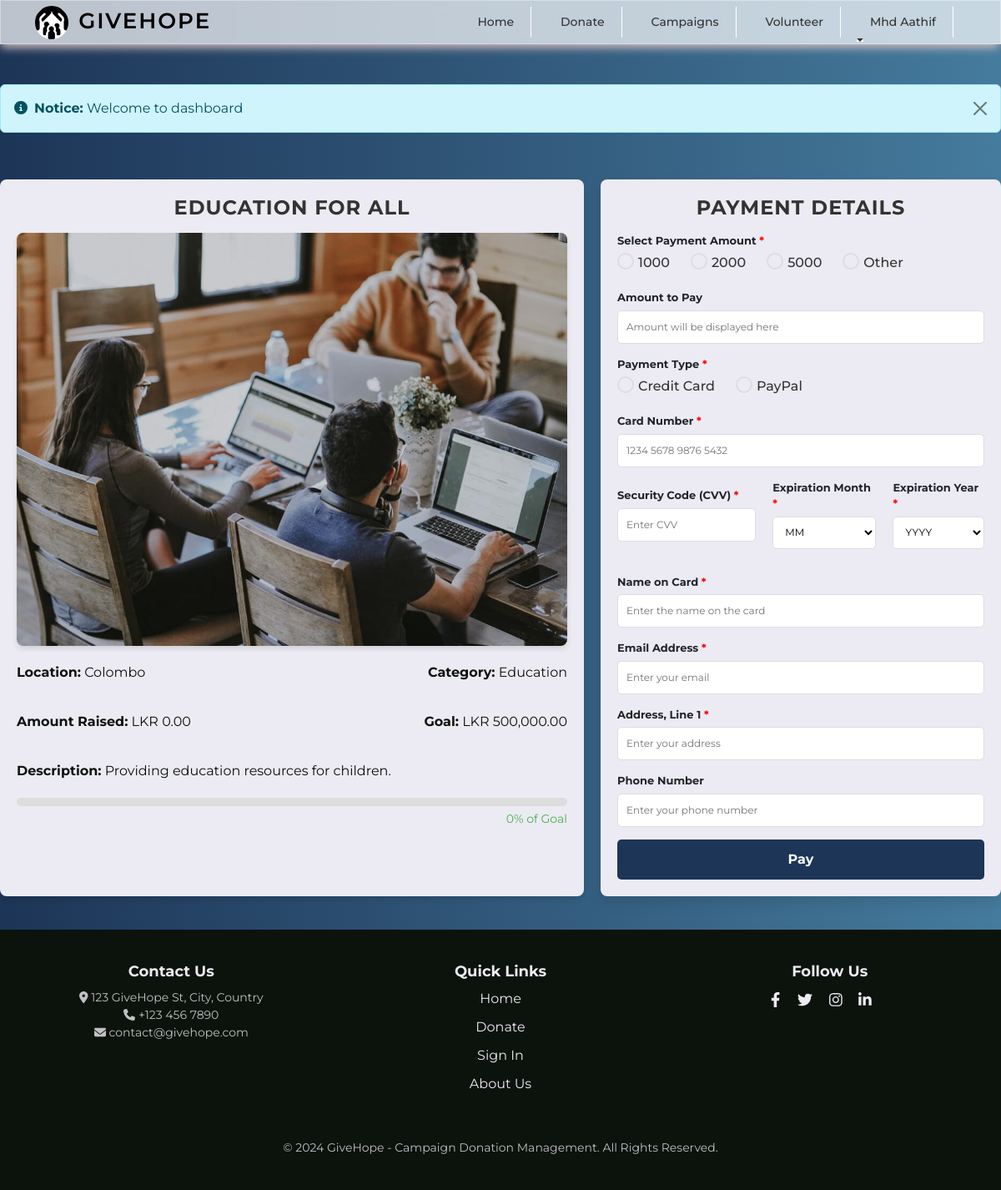
Page /donate.php?id=2 (signed in) on the earlier database version.
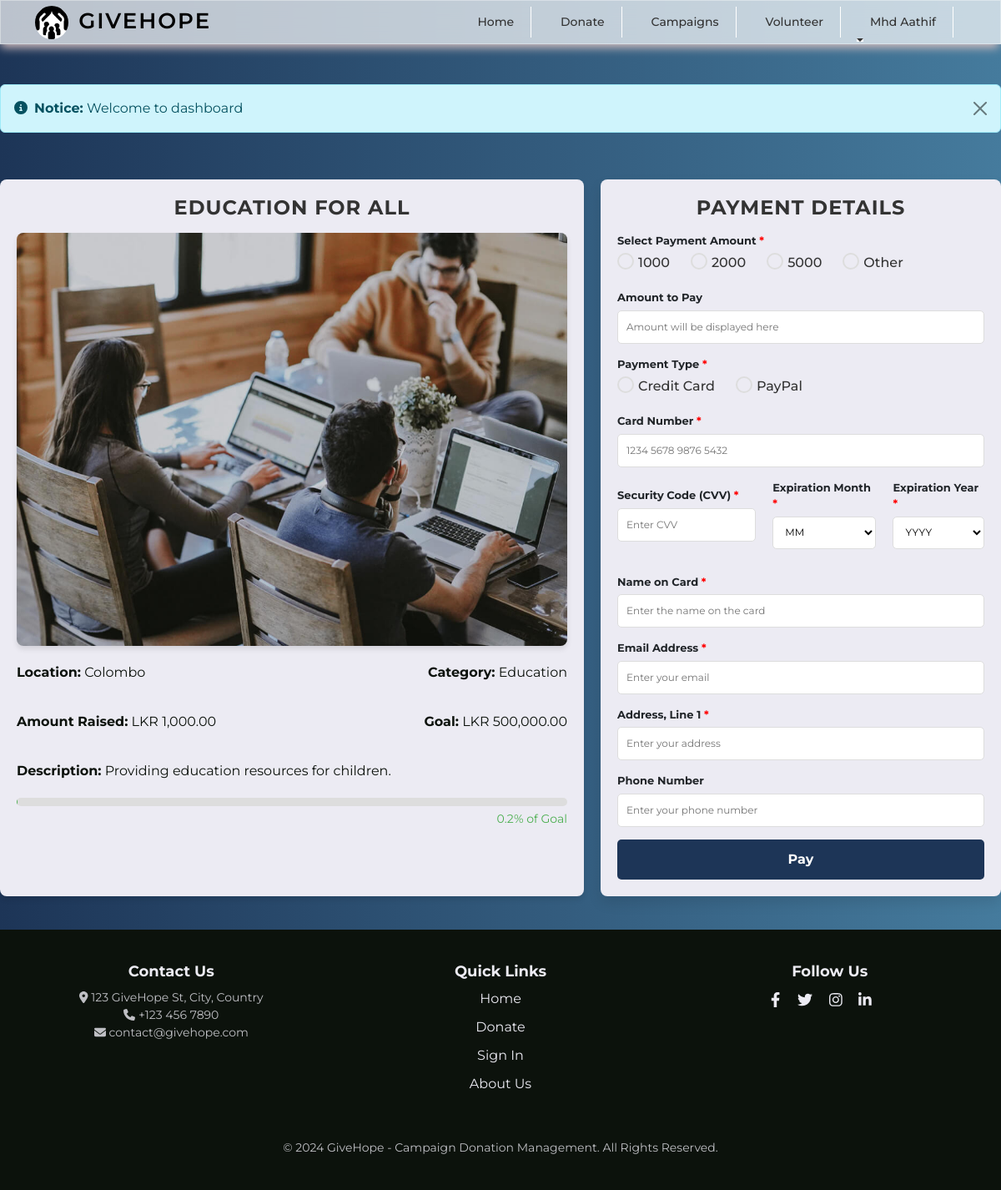
Same page on the later database version.
### tables this page shows
CREATE TABLE `campaigns` (
  `id` int(11) NOT NULL,
  `title` varchar(255) NOT NULL,
  `location` varchar(255) NOT NULL,
  `description` text NOT NULL,
  `goal` decimal(10,2) NOT NULL,
  `category` varchar(100) NOT NULL,
  `start_date` date NOT NULL,
  `end_date` date NOT NULL,
  `image` varchar(255) NOT NULL,
  `document` varchar(255) DEFAULT NULL,
  `organizer_name` varchar(255) NOT NULL,
  `contact` varchar(50) NOT NULL,
  `email` varchar(100) NOT NULL,
  `created_at` timestamp NOT NULL DEFAULT current_timestamp(),
  `status` varchar(20) NOT NULL DEFAULT 'Pending',
  `raised` decimal(15,2) DEFAULT 0.00
);

### donate.php (the view, shortened to what the changed rows need)
<?php
include('admin/authentication.php');
include('includes/header.php');
$campaign_id = isset($_GET['id']) ? $_GET['id'] : null;
if ($campaign_id) {
    $query = "SELECT * FROM campaigns WHERE id = '$campaign_id' AND status = 'Accepted'";
    $query_run = mysqli_query($con, $query);
    if ($query_run && mysqli_num_rows($query_run) > 0) {
        $campaign = mysqli_fetch_assoc($query_run);
        $progress = ($campaign['raised'] / $campaign['goal']) * 100;
    } else {
        $_SESSION['message'] = "Campaign not found or unavailable.";
        echo "<section><p>Campaign not found or unavailable.</p></section>";
        exit(0);
    }
} else {
    $_SESSION['message'] = "No campaign selected for donation.";
    echo "<section><p>No campaign selected for donation.</p></section>";
    exit(0);
}
?>
<div class="main-container">
    <div class="campaign-details">
        <h2><?= htmlspecialchars($campaign['title']); ?></h2>
        <img src="<?= htmlspecialchars($campaign['image']); ?>" alt="<?= htmlspecialchars($campaign['title']); ?>" class="campaign-image">
        <div class="campaign-info">
            <div class="side-by-side">
                <p class="left"><strong>Location:</strong> <?= htmlspecialchars($campaign['location']); ?></p>
                <p class="right"><strong>Category:</strong> <?= htmlspecialchars($campaign['category']); ?></p>
            </div>
            <div class="side-by-side">
                <p class="left"><strong>Amount Raised:</strong> LKR <?= number_format($campaign['raised'], 2); ?></p>
                <p class="right"><strong>Goal:</strong> LKR <?= number_format($campaign['goal'], 2); ?></p>
            </div>
            <p><strong>Description:</strong> <?= htmlspecialchars($campaign['description']); ?></p>
        </div>
        <div class="progress-container">
            <div class="progress-bar">
            </div>
            <div class="progress-text"><?= round($progress, 2); ?>% of Goal</div>
        </div>
    </div>
</div>
<?php include('includes/footer.php'); ?>

Differences in the rows shown:
changed campaigns "EDUCATION FOR ALL": raised "0.00" → "1,000.00"; progress "0" → "0.2"
